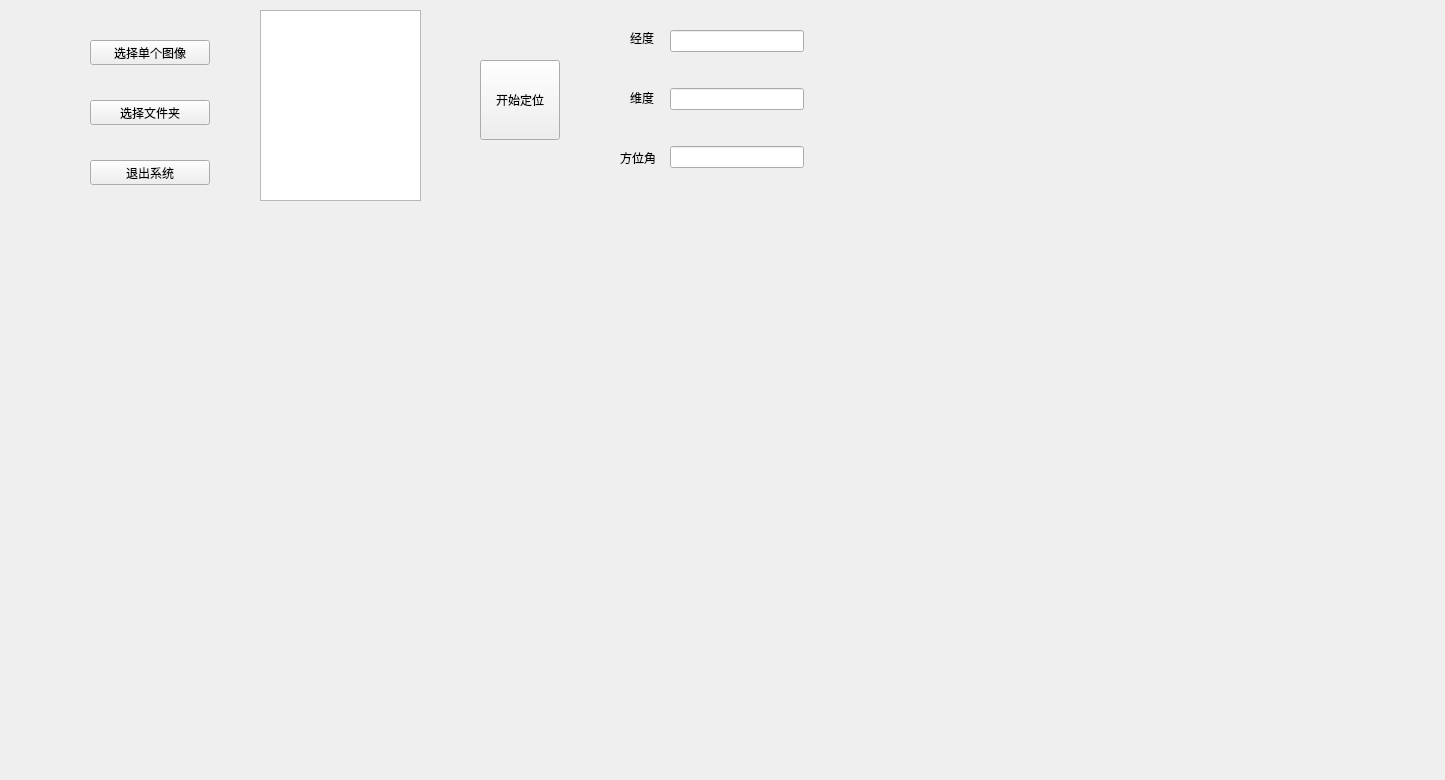
<?xml version="1.0" encoding="UTF-8"?>
<ui version="4.0">
 <class>Form</class>
 <widget class="QWidget" name="Form">
  <property name="enabled">
   <bool>true</bool>
  </property>
  <property name="geometry">
   <rect>
    <x>0</x>
    <y>0</y>
    <width>1445</width>
    <height>780</height>
   </rect>
  </property>
  <property name="mouseTracking">
   <bool>false</bool>
  </property>
  <property name="windowTitle">
   <string>Form</string>
  </property>
  <widget class="QPushButton" name="sig_img_btn">
   <property name="enabled">
    <bool>true</bool>
   </property>
   <property name="geometry">
    <rect>
     <x>90</x>
     <y>40</y>
     <width>120</width>
     <height>25</height>
    </rect>
   </property>
   <property name="text">
    <string>选择单个图像</string>
   </property>
  </widget>
  <widget class="QLabel" name="result_img_show">
   <property name="geometry">
    <rect>
     <x>10</x>
     <y>210</y>
     <width>1430</width>
     <height>560</height>
    </rect>
   </property>
   <property name="text">
    <string/>
   </property>
   <property name="pixmap">
    <pixmap>newestMap.png</pixmap>
   </property>
  </widget>
  <widget class="QLabel" name="label_angle">
   <property name="geometry">
    <rect>
     <x>620</x>
     <y>150</y>
     <width>51</width>
     <height>16</height>
    </rect>
   </property>
   <property name="text">
    <string>方位角</string>
   </property>
  </widget>
  <widget class="QLabel" name="label_x">
   <property name="geometry">
    <rect>
     <x>630</x>
     <y>30</y>
     <width>41</width>
     <height>16</height>
    </rect>
   </property>
   <property name="text">
    <string>经度</string>
   </property>
  </widget>
  <widget class="QLabel" name="label_y">
   <property name="geometry">
    <rect>
     <x>630</x>
     <y>90</y>
     <width>41</width>
     <height>16</height>
    </rect>
   </property>
   <property name="text">
    <string>维度</string>
   </property>
  </widget>
  <widget class="QWidget" name="layoutWidget">
   <property name="geometry">
    <rect>
     <x>670</x>
     <y>0</y>
     <width>134</width>
     <height>201</height>
    </rect>
   </property>
   <layout class="QGridLayout" name="gridLayout">
    <item row="1" column="0">
     <widget class="QLineEdit" name="y_text"/>
    </item>
    <item row="3" column="0">
     <widget class="QLineEdit" name="angle_test"/>
    </item>
    <item row="0" column="0">
     <widget class="QLineEdit" name="x_text"/>
    </item>
   </layout>
  </widget>
  <widget class="QGraphicsView" name="test_img_show">
   <property name="geometry">
    <rect>
     <x>260</x>
     <y>10</y>
     <width>161</width>
     <height>191</height>
    </rect>
   </property>
  </widget>
  <widget class="QPushButton" name="mul_img_btn">
   <property name="geometry">
    <rect>
     <x>90</x>
     <y>100</y>
     <width>120</width>
     <height>25</height>
    </rect>
   </property>
   <property name="text">
    <string>选择文件夹</string>
   </property>
  </widget>
  <widget class="QPushButton" name="start_location_btn">
   <property name="geometry">
    <rect>
     <x>480</x>
     <y>60</y>
     <width>80</width>
     <height>80</height>
    </rect>
   </property>
   <property name="text">
    <string>开始定位</string>
   </property>
  </widget>
  <widget class="QPushButton" name="exit_btn">
   <property name="geometry">
    <rect>
     <x>90</x>
     <y>160</y>
     <width>120</width>
     <height>25</height>
    </rect>
   </property>
   <property name="text">
    <string>退出系统</string>
   </property>
  </widget>
 </widget>
 <resources>
  <include location="my_map.qrc"/>
 </resources>
 <connections/>
</ui>
